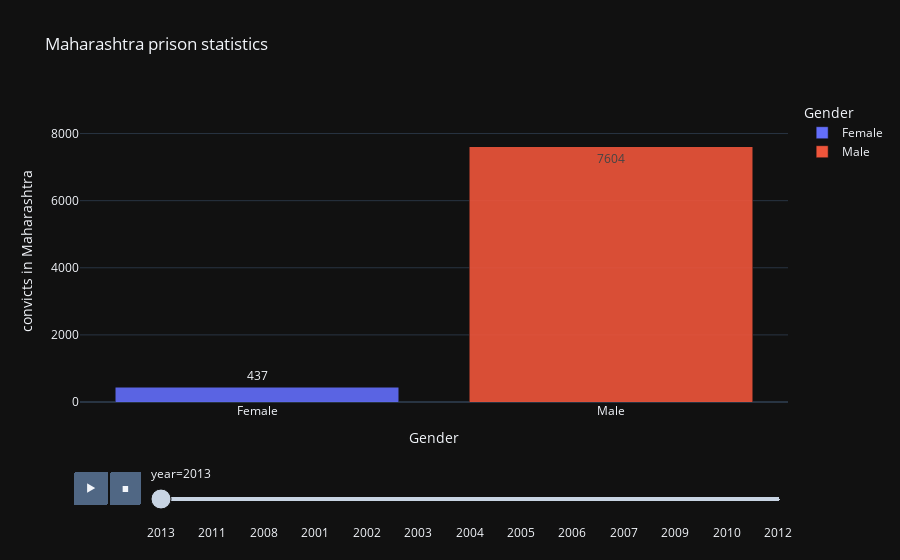

The notebook cell this image was saved under:
### Markdown cell above
Animation

### Code cell
# Animate the bar graph based on year
# WE want to plot year wise convicts stacked by gender
barchart3 = px.bar(
    data_frame=df,
    x ="gender",  # Your x axis
    y="convicts",  # Your y axis
    color="gender", # Stack by[categorical column, discrete]
    opacity=0.9,  # Opacity of the bars
    orientation="v",  # Vertical/ horizontal
    barmode="stack",  # group/ overlay/ stack

    # facet_col = 'caste',  # To create 4 different bar chart based on 4 casts
    # facet_col_wrap = 2,  # It will create 2x2 figure

    #color_discrete_map= {'Male':"gray", "Female":"red"}, # To specify colour

    text="convicts",  # Value appear in the figure 
    hover_name='under_trial',   # values appear in bold in the hover tooltip
    hover_data=['detenues'],    # values appear as extra data in the hover tooltip

    labels={"convicts":"convicts in Maharashtra",
            "gender":"Gender"},
    title="Maharashtra prison statistics",
    template="plotly_dark",

    animation_frame= "year",  # Assign marks to animation frame
    range_y = [0, 9000],
    category_orders={
        "year":[2013, 2011, 2014, 2008]
    }
)

# To control the animation speed
barchart3.layout.updatemenus[0].buttons[0].args[1]['frame']['duration'] = 500  # Mili Second(MS) to wait between two year 
barchart3.layout.updatemenus[0].buttons[0].args[1]['transition']['duration'] = 500  # MS to shift the bar from one shape to another
pio.show(barchart1)

### Figure 1 — Plotly figure (JSON) as saved in the notebook; plotly's stock layout.template omitted (floating-point values rounded to 4 significant figures)
{"data": [{"alignmentgroup": "True", "customdata": [[1]], "hovertemplate": "<b>%{hovertext}</b><br><br>Gender=%{x}<br>year=2013<br>convicts in Maharashtra=%{text}<br>detenues=%{customdata[0]}<extra></extra>", "hovertext": [1121], "legendgroup": "Female", "marker": {"color": "#636efa", "opacity": 0.9, "pattern": {"shape": ""}}, "name": "Female", "offsetgroup": "Female", "orientation": "v", "showlegend": true, "text": [437], "textposition": "auto", "type": "bar", "x": ["Female"], "xaxis": "x", "y": [437], "yaxis": "y"}, {"alignmentgroup": "True", "customdata": [[27]], "hovertemplate": "<b>%{hovertext}</b><br><br>Gender=%{x}<br>year=2013<br>convicts in Maharashtra=%{text}<br>detenues=%{customdata[0]}<extra></extra>", "hovertext": [18210], "legendgroup": "Male", "marker": {"color": "#EF553B", "opacity": 0.9, "pattern": {"shape": ""}}, "name": "Male", "offsetgroup": "Male", "orientation": "v", "showlegend": true, "text": [7604], "textposition": "auto", "type": "bar", "x": ["Male"], "xaxis": "x", "y": [7604], "yaxis": "y"}], "layout": {"barmode": "stack", "legend": {"title": {"text": "Gender"}, "tracegroupgap": 0}, "sliders": [{"active": 0, "currentvalue": {"prefix": "year="}, "len": 0.9, "pad": {"b": 10, "t": 60}, "steps": [{"args": [["2013"], {"frame": {"duration": 0, "redraw": true}, "fromcurrent": true, "mode": "immediate", "transition": {"duration": 0, "easing": "linear"}}], "label": "2013", "method": "animate"}, {"args": [["2011"], {"frame": {"duration": 0, "redraw": true}, "fromcurrent": true, "mode": "immediate", "transition": {"duration": 0, "easing": "linear"}}], "label": "2011", "method": "animate"}, {"args": [["2008"], {"frame": {"duration": 0, "redraw": true}, "fromcurrent": true, "mode": "immediate", "transition": {"duration": 0, "easing": "linear"}}], "label": "2008", "method": "animate"}, {"args": [["2001"], {"frame": {"duration": 0, "redraw": true}, "fromcurrent": true, "mode": "immediate", "transition": {"duration": 0, "easing": "linear"}}], "label": "2001", "method": "animate"}, {"args": [["2002"], {"frame": {"duration": 0, "redraw": true}, "fromcurrent": true, "mode": "immediate", "transition": {"duration": 0, "easing": "linear"}}], "label": "2002", "method": "animate"}, {"args": [["2003"], {"frame": {"duration": 0, "redraw": true}, "fromcurrent": true, "mode": "immediate", "transition": {"duration": 0, "easing": "linear"}}], "label": "2003", "method": "animate"}, {"args": [["2004"], {"frame": {"duration": 0, "redraw": true}, "fromcurrent": true, "mode": "immediate", "transition": {"duration": 0, "easing": "linear"}}], "label": "2004", "method": "animate"}, {"args": [["2005"], {"frame": {"duration": 0, "redraw": true}, "fromcurrent": true, "mode": "immediate", "transition": {"duration": 0, "easing": "linear"}}], "label": "2005", "method": "animate"}, {"args": [["2006"], {"frame": {"duration": 0, "redraw": true}, "fromcurrent": true, "mode": "immediate", "transition": {"duration": 0, "easing": "linear"}}], "label": "2006", "method": "animate"}, {"args": [["2007"], {"frame": {"duration": 0, "redraw": true}, "fromcurrent": true, "mode": "immediate", "transition": {"duration": 0, "easing": "linear"}}], "label": "2007", "method": "animate"}, {"args": [["2009"], {"frame": {"duration": 0, "redraw": true}, "fromcurrent": true, "mode": "immediate", "transition": {"duration": 0, "easing": "linear"}}], "label": "2009", "method": "animate"}, {"args": [["2010"], {"frame": {"duration": 0, "redraw": true}, "fromcurrent": true, "mode": "immediate", "transition": {"duration": 0, "easing": "linear"}}], "label": "2010", "method": "animate"}, {"args": [["2012"], {"frame": {"duration": 0, "redraw": true}, "fromcurrent": true, "mode": "immediate", "transition": {"duration": 0, "easing": "linear"}}], "label": "2012", "method": "animate"}], "x": 0.1, "xanchor": "left", "y": 0, "yanchor": "top"}], "title": {"text": "Maharashtra prison statistics"}, "updatemenus": [{"buttons": [{"args": [null, {"frame": {"duration": 500, "redraw": true}, "fromcurrent": true, "mode": "immediate", "transition": {"duration": 500, "easing": "linear"}}], "label": "&#9654;", "method": "animate"}, {"args": [[null], {"frame": {"duration": 0, "redraw": true}, "fromcurrent": true, "mode": "immediate", "transition": {"duration": 0, "easing": "linear"}}], "label": "&#9724;", "method": "animate"}], "direction": "left", "pad": {"r": 10, "t": 70}, "showactive": false, "type": "buttons", "x": 0.1, "xanchor": "right", "y": 0, "yanchor": "top"}], "xaxis": {"anchor": "y", "categoryarray": ["Female", "Male"], "categoryorder": "array", "domain": [0, 1], "title": {"text": "Gender"}}, "yaxis": {"anchor": "x", "domain": [0, 1], "range": [0, 9000], "title": {"text": "convicts in Maharashtra"}}}}
